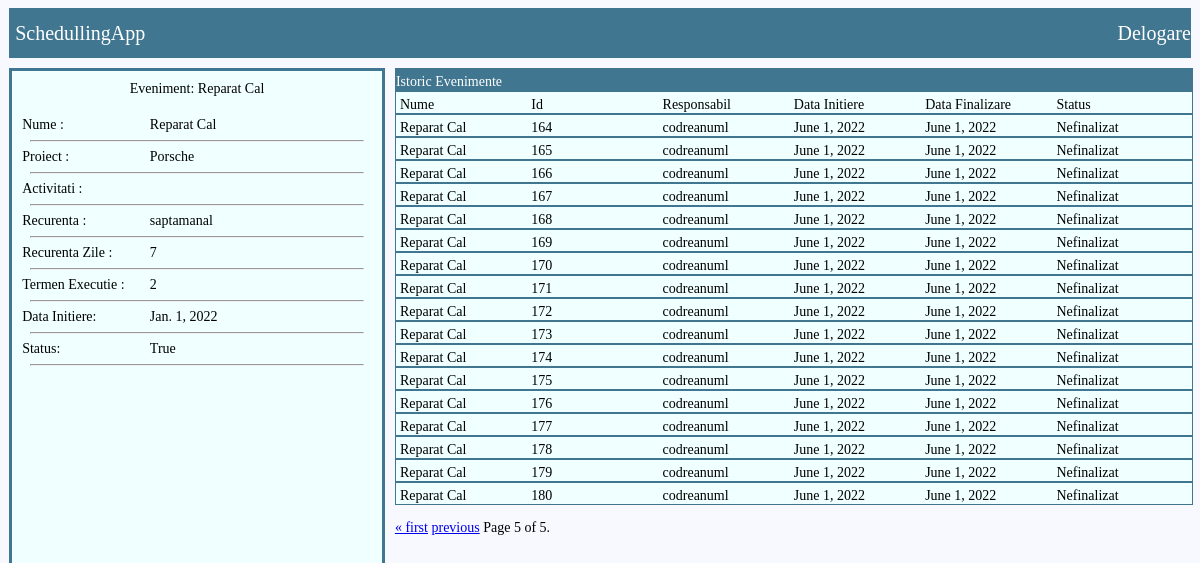
Page /events/eveniment_template/2/?page=5 (signed in) on the earlier database version.
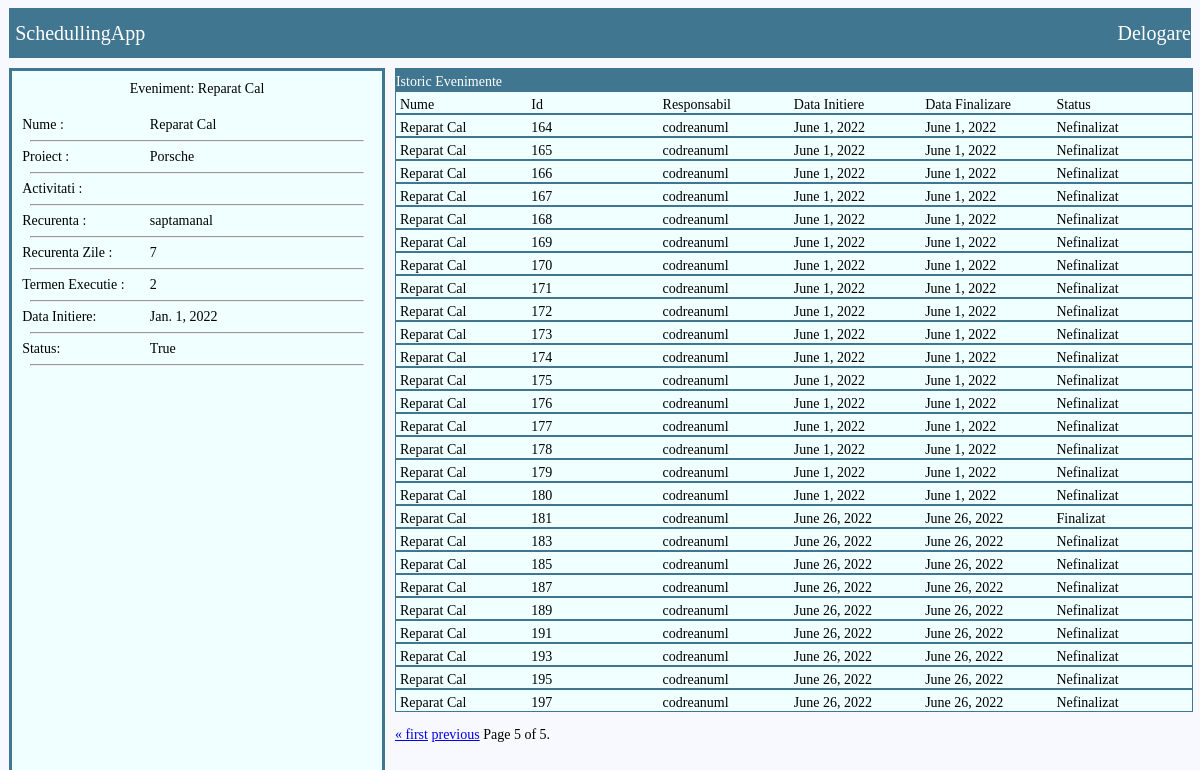
Same page on the later database version.
### EVENTS/models.py (models this page shows, shortened)
class Eveniment(models.Model):
	responsabil=models.ForeignKey(User,related_name='eveniment_inst',on_delete=models.CASCADE)
	eveniment_template=models.ForeignKey(Eveniment_Template,related_name='eveniment_obj',on_delete=models.CASCADE)
	data_initiere=models.DateField()
	data_finalizare=models.DateField(blank=True)
	status=models.BooleanField() # 1 deschis si nefinalizat 2 deschis si finalizat
	class Meta :
		ordering=['data_finalizare']

class Eveniment_Template(models.Model):
	nume = models.CharField(max_length=100)
	proiect=models.ForeignKey(Proiect,related_name='evenimente',on_delete=models.CASCADE,null=True, blank=True)
	responsabil=models.ForeignKey(User,related_name='eveniment_temp',on_delete=models.CASCADE)
	activitati_necesare=models.TextField(max_length=300)
	CHOICES=[('saptamanal', 'saptamanal') , ('lunar','lunar') , ('anual','anual') , ('2ani','2ani') ]
	recurenenta=models.CharField(choices=CHOICES,max_length=100)
	recurenenta_zile=models.IntegerField()
	zile_executie=models.IntegerField()
	an_choice=[(2022,2022),(2023,2023),(2024,2024),(2025,2025),(2026,2026),]
	luna_choice=[(1,1),(2,2),(3,3),(4,4),(5,5),(6,6),(7,7),(8,8),(9,9),(10,10),(11,11),(12,12)]
	zi_choice=[(1,1),(2,2),(3,3),(4,4),(5,5),(6,6),(7,7),(8,8),(9,9),(10,10),(11,11),(12,12),(13,13),(14,14),(15,15),(16,16),(17,17),(18,18),(19,19),(20,20),(21,21),(22,22),(23,23),(24,24),(25,25),(26,26),(27,27),(28,28)]
	an_incepere=models.IntegerField(choices=an_choice)
	luna_incepere=models.IntegerField(choices=luna_choice)
	zi_incepere=models.IntegerField(choices=zi_choice)
	data_initiere=models.DateField(null=True)
	status=models.BooleanField()
	def __str__(self):
		return self.nume

### EVENTS/views.py (the view)
# urls.py: path('eveniment_template/<int:eveniment_pk>/',EVENTS_VIEWS.detalii_eveniment_template,name='detalii_eveniment_template'),
@login_required
def detalii_eveniment_template(request,eveniment_pk):
	eveniment_querry=Eveniment_Template.objects.get(pk=eveniment_pk)
	eveniment_querry_instances_req=Eveniment.objects.filter(eveniment_template=eveniment_querry)
	paginator = Paginator(eveniment_querry_instances_req, 40) # Show 25 contacts per page.
	page_number = request.GET.get('page')
	eveniment_querry_instances = paginator.get_page(page_number)
	return render(request,'EVENTS/datalii_eveniment_template.html',{'eveniment':eveniment_querry,'evenimente_instance':eveniment_querry_instances})

### PROJECTS/models.py (called while the page is built)
	def __str__(self):
		return self.nume

### templates/EVENTS/datalii_eveniment_template.html (shortened to what this page needs)
{% extends 'EVENTS/template.html' %}
{% block content %}
<div class="container_detalii_eveniment">
<div class="container_left_detalii_eveniment">
    <div class="nume">Eveniment: {{eveniment.nume}}</div>
    	<div class="row">
			<div class="col_nume">Nume : </div>
			<div class="col_nume_val">{{eveniment.nume}}</div>
		</div>
		<hr/>
		<div class="row">
			<div class="col_nume">Proiect : </div>
			<div class="col_nume_val">{{eveniment.proiect}}</div>
		</div>
		<hr/>
		<div class="row">
			<div class="col_nume">Activitati : </div>
		</div>
		<hr/>
		<div class="row">
			<div class="col_nume">Recurenta : </div>
			<div class="col_nume_val">{{eveniment.recurenenta}}</div>
		</div>
		<hr/>
		<div class="row">
			<div class="col_nume">Recurenta Zile : </div>
			<div class="col_nume_val">{{eveniment.recurenenta_zile}}</div>
		</div>
		<hr/>
		<div class="row">
			<div class="col_nume">Termen Executie : </div>
			<div class="col_nume_val">{{eveniment.zile_executie}}</div>
		</div>
		<hr/>
		<div class="row">
			<div class="col_nume">Data Initiere: </div>
			<div class="col_nume_val">{{eveniment.data_initiere}}</div>
		</div>
		<hr/>
		<div class="row">
			<div class="col_nume">Status: </div>
			<div class="col_nume_val">{{eveniment.status}}</div>
		</div>
		<hr/>
</div>
<div class="container_right_detalii_eveniment">
        <div class="row_h">
        	Istoric Evenimente
        </div>
        <div class="row">
        	<div class="col_nume">
                Nume
            </div>
            <div class="col_Id">
                Id
            </div>
            <div class="col_responsabil">
                Responsabil
            </div>
            <div class="col_data_initiere">
                Data Initiere
            </div>
            <div class="col_data_finalizare">
                Data Finalizare
            </div>
            <div class="col_status">
                Status
            </div>
        </div>
{% for eveniment in evenimente_instance %}
        <div class="row">
            <div class="col_nume_val">{{eveniment.eveniment_template}} </div>
            <div class="col_Id_val">{{eveniment.pk}}</div>
            <div class="col_responsabil_val">{{eveniment.responsabil}}</div>
            <div class="col_data_initiere_val">{{eveniment.data_initiere}}</div>
            <div class="col_data_finalizare_val">{{eveniment.data_finalizare}}</div>
            {% if eveniment.status == 0 %}
            <div class="col_status_val">Nefinalizat</div>
            {% else %}
            <div class="col_status_val">Finalizat</div>
            {% endif %}
        </div>
{% endfor %}
<div class="pagination">
    <span class="step-links">
        {% if evenimente_instance.has_previous %}
            <a href="?page=1">&laquo; first</a>
            <a href="?page={{ evenimente_instance.previous_page_number }}">previous</a>
        {% endif %}
        <span class="current">
            Page {{ evenimente_instance.number }} of {{ evenimente_instance.paginator.num_pages }}.
        </span>
    </span>
</div>
</div>
{% endblock %}

Differences in the rows shown:
added Eveniment: eveniment_template "Reparat Cal", pk "181", responsabil "codreanuml", data_initiere "June 26, 2022", data_finalizare "June 26, 2022", status "Finalizat"
added Eveniment: eveniment_template "Reparat Cal", pk "183", responsabil "codreanuml", data_initiere "June 26, 2022", data_finalizare "June 26, 2022", status "Nefinalizat"
added Eveniment: eveniment_template "Reparat Cal", pk "185", responsabil "codreanuml", data_initiere "June 26, 2022", data_finalizare "June 26, 2022", status "Nefinalizat"
added Eveniment: eveniment_template "Reparat Cal", pk "187", responsabil "codreanuml", data_initiere "June 26, 2022", data_finalizare "June 26, 2022", status "Nefinalizat"
added Eveniment: eveniment_template "Reparat Cal", pk "189", responsabil "codreanuml", data_initiere "June 26, 2022", data_finalizare "June 26, 2022", status "Nefinalizat"
added Eveniment: eveniment_template "Reparat Cal", pk "191", responsabil "codreanuml", data_initiere "June 26, 2022", data_finalizare "June 26, 2022", status "Nefinalizat"
added Eveniment: eveniment_template "Reparat Cal", pk "193", responsabil "codreanuml", data_initiere "June 26, 2022", data_finalizare "June 26, 2022", status "Nefinalizat"
added Eveniment: eveniment_template "Reparat Cal", pk "195", responsabil "codreanuml", data_initiere "June 26, 2022", data_finalizare "June 26, 2022", status "Nefinalizat"
added Eveniment: eveniment_template "Reparat Cal", pk "197", responsabil "codreanuml", data_initiere "June 26, 2022", data_finalizare "June 26, 2022", status "Nefinalizat"
